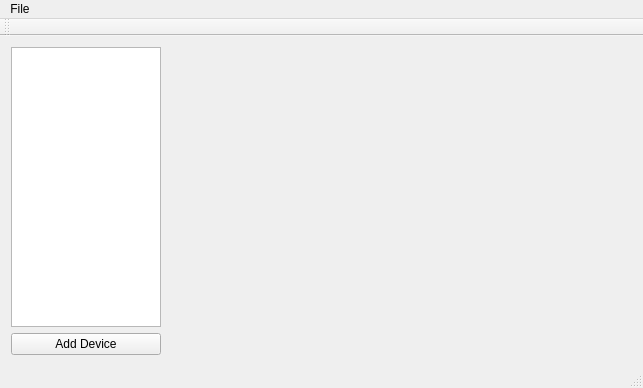
<?xml version="1.0" encoding="UTF-8"?>
<ui version="4.0">
 <class>MainWindow</class>
 <widget class="QMainWindow" name="MainWindow">
  <property name="geometry">
   <rect>
    <x>0</x>
    <y>0</y>
    <width>643</width>
    <height>388</height>
   </rect>
  </property>
  <property name="windowTitle">
   <string>MainWindow</string>
  </property>
  <widget class="QWidget" name="centralWidget">
   <layout class="QGridLayout" name="gridLayout">
    <item row="0" column="1">
     <widget class="QStackedWidget" name="stackedWidget">
      <property name="currentIndex">
       <number>0</number>
      </property>
      <widget class="QWidget" name="page"/>
     </widget>
    </item>
    <item row="0" column="0">
     <widget class="QListView" name="DeviceList">
      <property name="maximumSize">
       <size>
        <width>150</width>
        <height>16777215</height>
       </size>
      </property>
     </widget>
    </item>
    <item row="2" column="0">
     <widget class="QPushButton" name="pushButton">
      <property name="text">
       <string>Add Device</string>
      </property>
     </widget>
    </item>
   </layout>
  </widget>
  <widget class="QToolBar" name="mainToolBar">
   <attribute name="toolBarArea">
    <enum>TopToolBarArea</enum>
   </attribute>
   <attribute name="toolBarBreak">
    <bool>false</bool>
   </attribute>
  </widget>
  <widget class="QMenuBar" name="menuBar">
   <property name="geometry">
    <rect>
     <x>0</x>
     <y>0</y>
     <width>643</width>
     <height>22</height>
    </rect>
   </property>
   <widget class="QMenu" name="menuFile">
    <property name="title">
     <string>File</string>
    </property>
    <addaction name="actiontest"/>
   </widget>
   <addaction name="menuFile"/>
  </widget>
  <widget class="QStatusBar" name="statusBar"/>
  <action name="actiontest">
   <property name="text">
    <string>Open</string>
   </property>
  </action>
 </widget>
 <layoutdefault spacing="6" margin="11"/>
 <resources/>
 <connections>
  <connection>
   <sender>pushButton</sender>
   <signal>clicked()</signal>
   <receiver>MainWindow</receiver>
   <slot>addDevice()</slot>
   <hints>
    <hint type="sourcelabel">
     <x>87</x>
     <y>339</y>
    </hint>
    <hint type="destinationlabel">
     <x>87</x>
     <y>526</y>
    </hint>
   </hints>
  </connection>
 </connections>
 <slots>
  <slot>browse()</slot>
  <slot>addDevice()</slot>
 </slots>
</ui>
